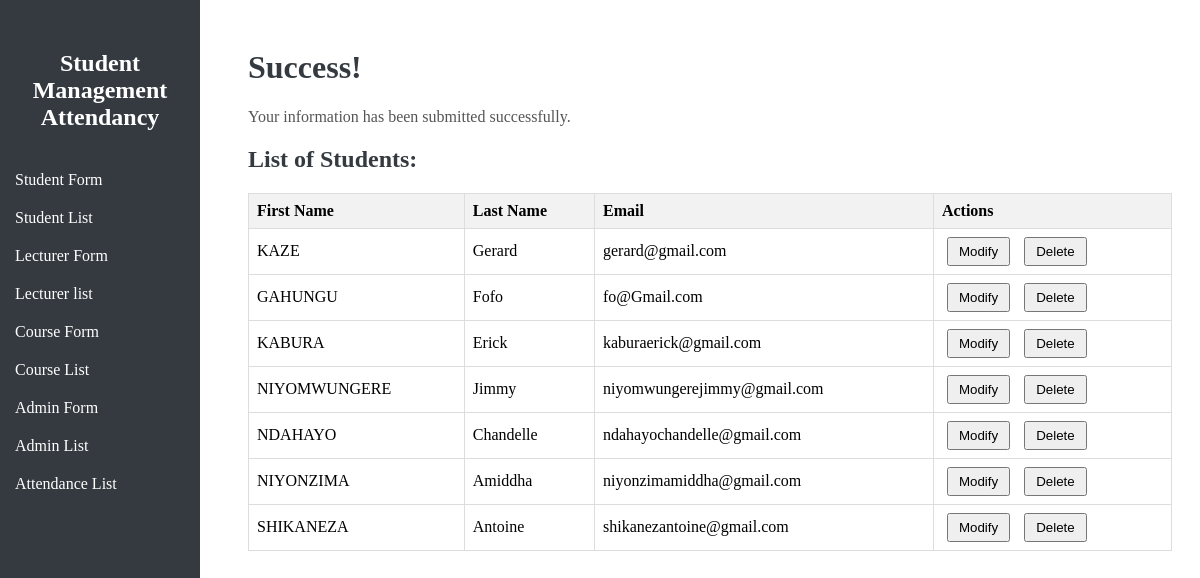
The app's page /students/success_student/ with its own data.
### students/models.py (models this page shows, shortened)
class Student(models.Model):
    first_name = models.CharField(max_length=100, default="Unknown")
    last_name = models.CharField(max_length=100, default="Unknown")
    birthdate = models.DateField(default=timezone.now)
    phone = models.CharField(max_length=15, blank=True, null=True)
    email = models.EmailField()
    username = models.CharField(max_length=50, default="Unknown")
    password = models.CharField(max_length=100, default="Unknown")  # In production, consider hashing this

### students/views.py (the view)
# urls.py: path('success_student/', success_view, name='success_student_url'),  # Add this line
def success_view(request):
    students = Student.objects.all()  # Get all students
    return render(request, 'students/success.html', {'students': students})

### students/templates/students/success.html (shortened to what this page needs)
{% extends 'students/base.html' %}
{% block content %}
<h1>Success!</h1>
<p>Your information has been submitted successfully.</p>
<h2>List of Students:</h2>
<table>
    <thead>
        <tr>
            <th>First Name</th>
            <th>Last Name</th>
            <th>Email</th>
            <th>Actions</th>
        </tr>
    </thead>
    <tbody>
        {% for student in students %}
            <tr>
                <td>{{ student.first_name }}</td>
                <td>{{ student.last_name }}</td>
                <td>{{ student.email }}</td>
                <td>
                    <form action="{% url 'modify_student' student.id %}" method="get" style="display:inline;">
                        <button type="submit" class="btn btn-modify">Modify</button>
                    </form>
                    <form action="{% url 'delete_student' student.id %}" method="post" style="display:inline;">
                        <button type="submit" class="btn btn-delete">Delete</button>
                    </form>
                </td>
            </tr>
        {% endfor %}
    </tbody>
</table>
{% endblock %}

### students/templates/students/base.html (shortened to what this page needs)
<!DOCTYPE html>
<html lang="en">
<head>
</head>
<body>
    <div class="sidebar">
        <h2>Student Management Attendancy</h2>
        <a href="{% url 'student_form' %}">Student Form</a>
        <a href="{% url 'success_student_url' %}">Student List</a>
        <a href="{% url 'lecturer_form' %}">Lecturer Form</a>
        <a href="{% url 'success_lecturer_url' %}">Lecturer list</a>
        <a href="{% url 'course_form' %}">Course Form</a>
        <a href="{% url 'success_course_url' %}">Course List</a>
        <a href="{% url 'admin_form' %}">Admin Form</a>
        <a href="{% url 'success_admin' %}">Admin List</a>
        <a href="{% url 'attendance_per_student' %}">Attendance List</a>
    </div>
    <div class="content">
        {% block content %}{% endblock %}
    </div>
</body>
</html>

### students/templates/students/base.html (style rules this page uses)
.sidebar { height: 100%; width: 200px; position: fixed; top: 0; left: 0; background-color: #343a40; color: #ffffff; padding-top: 20px; }
.sidebar h2 { color: #ffffff; text-align: center; padding: 10px 0; }
.sidebar a { padding: 10px 15px; text-decoration: none; font-size: 16px; color: #ffffff; display: block; }
.content { margin-left: 220px; padding: 20px; }

### students/templates/students/success.html (style rules this page uses)
h1, h2 { color: #343a40; }
p { color: #555; }
table { width: 100%; border-collapse: collapse; }
th, td { border: 1px solid #dddddd; text-align: left; padding: 8px; }
th { background-color: #f2f2f2; }
.btn-modify, .btn-delete { padding: 5px 10px; margin: 0 5px; }

### records on screen
Student: first_name "KAZE", last_name "Gerard", email "gerard@gmail.com"
Student: first_name "GAHUNGU", last_name "Fofo", email "fo@Gmail.com"
Student: first_name "KABURA", last_name "Erick", email "kaburaerick@gmail.com"
Student: first_name "NIYOMWUNGERE", last_name "Jimmy", email "niyomwungerejimmy@gmail.com"
Student: first_name "NDAHAYO", last_name "Chandelle", email "ndahayochandelle@gmail.com"
Student: first_name "NIYONZIMA", last_name "Amiddha", email "niyonzimamiddha@gmail.com"
Student: first_name "SHIKANEZA", last_name "Antoine", email "shikanezantoine@gmail.com"
